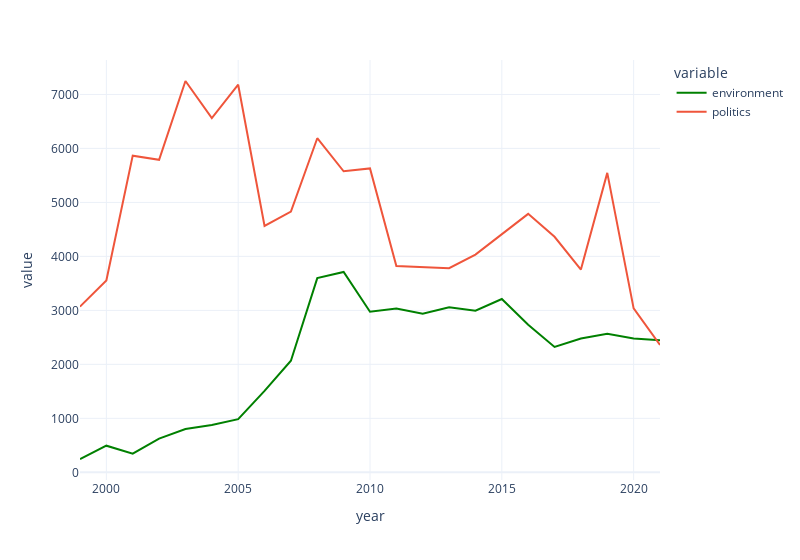

The cell this chart's notebook holds for it:
### Code cell
f = px.line(df, y=['environment',  'politics'],   color_discrete_sequence=['green', px.colors.qualitative.Plotly[1]], width=800)

### Figure 1 — Plotly figure (JSON) as saved in the notebook; plotly's stock layout.template omitted (floating-point values rounded to 4 significant figures)
{"data": [{"hovertemplate": "variable=environment<br>year=%{x}<br>value=%{y}<extra></extra>", "legendgroup": "environment", "line": {"color": "green", "dash": "solid"}, "mode": "lines", "name": "environment", "orientation": "v", "showlegend": true, "type": "scatter", "x": [1999, 2000, 2001, 2002, 2003, 2004, 2005, 2006, 2007, 2008, 2009, 2010, 2011, 2012, 2013, 2014, 2015, 2016, 2017, 2018, 2019, 2020, 2021], "xaxis": "x", "y": [247, 494, 345, 624, 802, 877, 984, 1508, 2067, 3597, 3711, 2974, 3035, 2938, 3059, 2993, 3211, 2733, 2323, 2478, 2569, 2479, 2445], "yaxis": "y"}, {"hovertemplate": "variable=politics<br>year=%{x}<br>value=%{y}<extra></extra>", "legendgroup": "politics", "line": {"color": "#EF553B", "dash": "solid"}, "mode": "lines", "name": "politics", "orientation": "v", "showlegend": true, "type": "scatter", "x": [1999, 2000, 2001, 2002, 2003, 2004, 2005, 2006, 2007, 2008, 2009, 2010, 2011, 2012, 2013, 2014, 2015, 2016, 2017, 2018, 2019, 2020, 2021], "xaxis": "x", "y": [3069, 3552, 5866, 5790, 7249, 6563, 7180, 4565, 4829, 6189, 5577, 5630, 3820, 3796, 3782, 4034, 4414, 4788, 4364, 3757, 5547, 3036, 2358], "yaxis": "y"}], "layout": {"legend": {"title": {"text": "variable"}, "tracegroupgap": 0}, "margin": {"t": 60}, "width": 800, "xaxis": {"anchor": "y", "domain": [0, 1], "title": {"text": "year"}}, "yaxis": {"anchor": "x", "domain": [0, 1], "title": {"text": "value"}}}}
